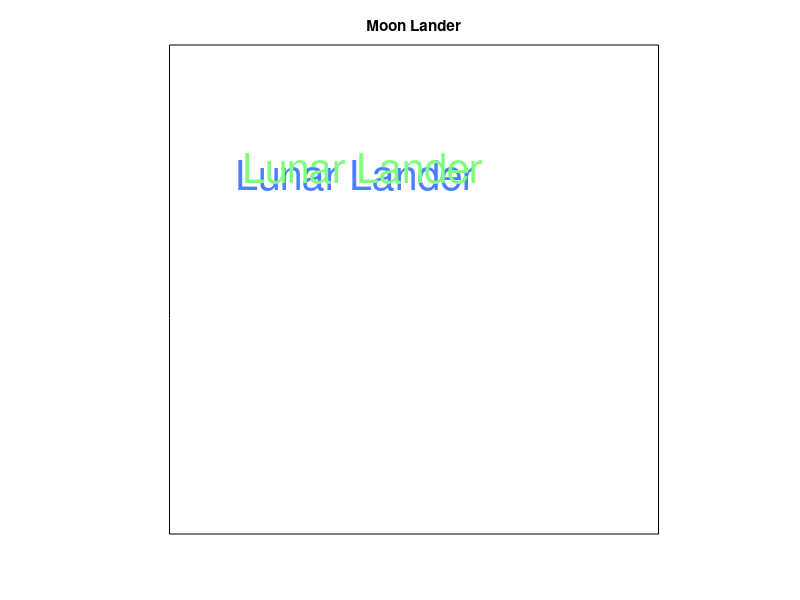

Write MATLAB code to recreate this figure. (Note: this script raises an error after producing the figure.)
function main
clear all; close all; clc;

global G; global l;
get_settings();
start_game();
create_game();
 
tic; % start timer
while G.playing
    if G.moving==0, tic; drawnow; continue; end
    if G.moving==1, dt=toc; % Get time since last bounce
    else, dt=.1; G.moving=0;
    end
    if dt<.05, continue; end % prevents updates of less than 1/20 of a second
    tic; % reset timer
    
    % new position and velocity:
    
    G.user_x=G.user_x+G.vx*dt+.5*G.ax*dt*dt;
    G.user_y=G.user_y+G.vy*dt+.5*G.ay*dt*dt;
    G.vx=G.vx+G.ax*dt;
    G.vy=G.vy+G.ay*dt;

    update_game
    end
   
close(1)
return

function keyhandle(src,ed)
global G
if G.fuel ~=0
switch ed.Key
    case 'q'
        G.playing=0;
    case 'leftarrow'
        G.vx=G.vx-G.dv;
        G.fuel = G.fuel - 1;
    case 'rightarrow'
        G.vx=G.vx+G.dv;
        G.fuel = G.fuel - 1;
    case 'uparrow'
        G.vy=G.vy+G.dv;
        G.fuel = G.fuel - 1;
end
end 
return

function get_settings
global G;

G.firsttime = 1;
G.playing=1;
G.moving=1;
G.xmax=200;
G.ymax=200;

G.user_x=(G.xmax-5)*rand(1); % starting position
G.user_y=(G.ymax-5)*rand(1);
G.vx=0;  % starting x velocity
G.vy=0;
G.ax=0; %starting accelaration
G.ay=-1.6; %moon's gravitational accelaration is 1.6 m/s
G.fuel = 150;
G.dv=0.5;

return
 

function create_game
global G; global l; 

stars = (G.ymax-10).*rand(1,1000);
plot(stars, 'w.');

G.ship= image(imresize(imread('spaceshipup5.png'),0.2));

G.landx = linspace(0,G.xmax,1000);
G.landy = 3+0.9.*sin(0.9.*G.landx.*rand()).*cos(G.landx.*rand().*0.2)
area(G.landx,G.landy, 'FaceColor', [0.4 0.4 0.5]);

G.wx = (G.xmax-15)*rand()+5; %setting landing pad position
G.wy = min(G.landy)+0.5;
G.pad = image(imresize(imread('landingpad.png'),0.4));
set(G.pad,'Xdata',G.wx, 'Ydata',G.wy);
return

function start_game
% set up figure window
global G;

G.fig = figure(1);
set(G.fig, 'color', [0 0 0])
hold all;
axis equal;
axis([0 G.xmax 0 G.ymax]);
title('Moon Lander');
rectangle('Position',[0,0,G.xmax,G.ymax])
axis off;

if G.firsttime == 1
    G.firsttime = 0
    text(27, 147, 'Lunar Lander', 'color', [0.3 0.5 1], 'FontSize', 30)
    text(30, 150, 'Lunar Lander', 'color', [0.5 1 0.5], 'FontSize', 30)
    text(22, 100, 'Use the up/left/right directional keys to move', 'color', [1 1 1])
    text(-3, 90, 'Land on the pad at a speed of less than -6m/s to land safely','color', [1 1 1])
    text(7, 60, 'Press any key to continue','color', [1 1 1], 'FontSize', 20)
   
    G.ship= image(imresize(imread('spaceshipup5.png'),0.2))
    G.landx = linspace(0,G.xmax,1000);
    G.landy = 3+0.97.*sin(0.17.*G.landx).*cos(G.landx.*0.27)
    area(G.landx,G.landy, 'FaceColor', [0.4 0.4 0.5]);
    

    G.wy = min(G.landy)+0.5;
    G.pad = image(imresize(imread('landingpad.png'),0.4));
    set(G.pad,'Xdata',(G.xmax-50), 'Ydata',G.wy);
    set(G.ship, 'Xdata', 11, 'Ydata', 143);
    
    waitforbuttonpress
    cla
end
% set the function that gets called when a key is pressed
set(gcf,'WindowKeyPressFcn',@keyhandle);
G.stattext_h = text(G.xmax-90,G.ymax, ' ', 'verticalalign', 'top');
G.exit_text = text(0, G.ymax, ' ', 'verticalalign', 'top');
return

function update_game
global G; global l;
set(G.stattext_h, 'String', ...
    sprintf('Fuel=%.0f Vy=%.1f Ay=%.1f', G.fuel, G.vy, G.ay), 'color', 'w'); %shows how much fuel is left and the speed of the craft
set(G.exit_text, 'String', sprintf('Q = quit'), 'color', 'w');

%ship wraps around if user goes all the way to the left/right side of the
%screen
if G.user_x > (G.xmax+2) 
    G.user_x = G.user_x - G.xmax;
elseif G.user_x < -2
    G.user_x = G.user_x + G.xmax;
end

%game end conditions
if (G.user_y>G.ymax && G.vy>5)
        G.space = text(15,G.ymax/2,'Oh no, you flew off into space!', 'color','r', 'Fontsize', 16, 'FontWeight', 'bold')
        end_game()
 elseif (G.user_y<=(G.wy+1) && (G.user_x<G.wx-3 || G.user_x>G.wx+18))
        G.crash = text(45,G.ymax/2,'Boy, are you inept!', 'color', 'w', 'Fontsize', 16, 'FontWeight', 'bold')
        end_game()
 elseif (G.user_y<=(G.wy+10) && G.user_x>=(G.wx-3) && G.user_x<=(G.wx+18) && G.vy>=-6)
        G.win = text(60,G.ymax/2,'safe landing!', 'color', 'w', 'Fontsize', 16, 'FontWeight', 'bold')
        end_game()
elseif (G.user_y<=(G.wy+10) && G.user_x>(G.wx-3) && G.user_x<(G.wx+18) && G.vy<-6)
        G.crash = text(45,G.ymax/2,'Boy, are you inept!', 'color', 'w', 'Fontsize', 16, 'FontWeight', 'bold')
        end_game()
end


    
%move ship to new position

set(G.ship,'XData',G.user_x);
set(G.ship,'YData',G.user_y);

% update display

drawnow
return

function end_game()
global G
pause(1.5)
G.playing = 0;
return